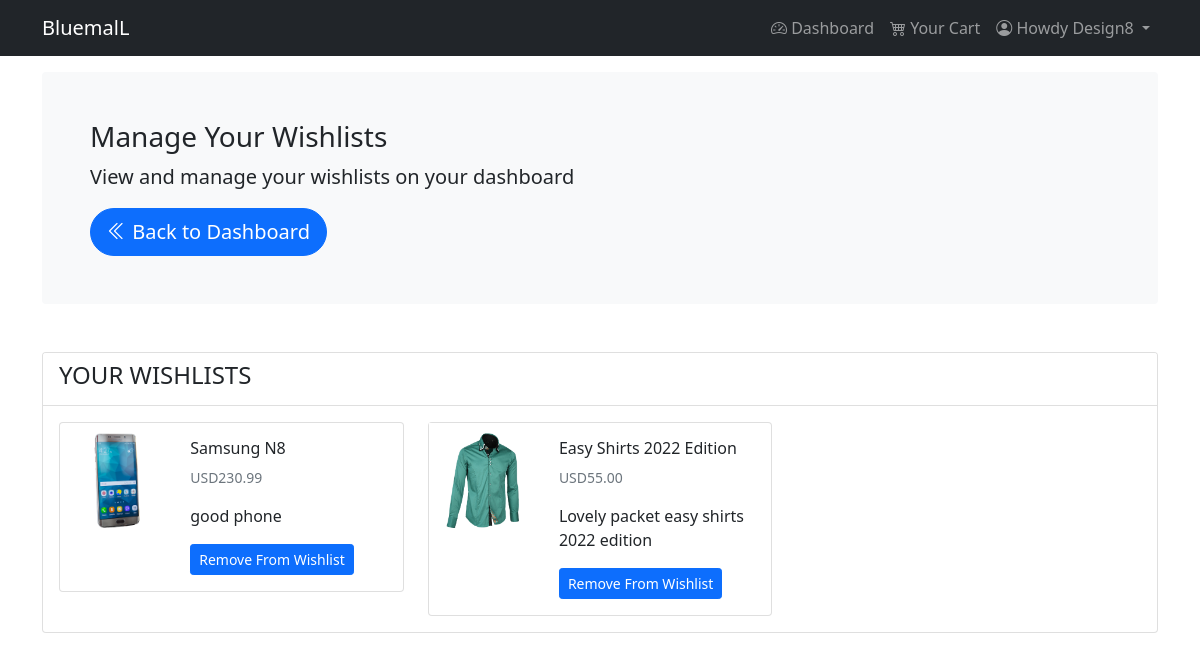
The app's page /account/wishlist/ (signed in) with its own data.
### account/models.py (models this page shows, shortened)
class Customer(AbstractBaseUser, PermissionsMixin):
    name            = models.CharField(max_length=150)
    email           = models.EmailField(_('email address'), unique=True)
    mobile          = models.CharField(max_length=20, blank=True)
    is_active       = models.BooleanField(default=False)
    is_staff        = models.BooleanField(default=False)
    created_at      = models.DateTimeField(auto_now_add=True)
    updated_at      = models.DateTimeField(auto_now=True)
    objects = CustomAccountManager()
    USERNAME_FIELD  = 'email'
    REQUIRED_FIELDS = ['name']
    class Meta:
        verbose_name = 'Accounts'
        verbose_name_plural = 'Accounts'
        unique_together = ('email', 'name')

### store/models.py (models this page shows, shortened)
class ProductImage(models.Model):
    product = models.ForeignKey(Product, on_delete=models.CASCADE, related_name='product_image')
    image   = models.ImageField(verbose_name=_('image'),
                                help_text=_('Upload a product image'),
                                upload_to='images/products/',
                                default='images/default.png',
                                )
    alt_text   = models.CharField(verbose_name=_('alternative text'),
                                help_text=_('please add alternative text'),
                                max_length=255,
                                )
    is_feature = models.BooleanField(default=False)
    created_at    = models.DateTimeField(auto_now_add=True, editable=False)
    updated_at    = models.DateTimeField(auto_now=True, editable=False)
    class Meta:
        verbose_name = _('Product Image')
        verbose_name_plural = _('Product Images')

class Product(models.Model):
    category     = models.ForeignKey(Category,
                                    related_name='product_category',
                                    on_delete=models.RESTRICT
                                    )
    product_type = models.ForeignKey(ProductType,
                                    on_delete=models.RESTRICT
                                    )
    author       = models.ForeignKey(Person,
                                     related_name='product_creator',
                                     on_delete=models.CASCADE
                                    )
    title       = models.CharField(verbose_name=_('title'),
                                   help_text=_('Required'),
                                   max_length=255,
                                   unique=True
                                   )
    slug        = models.SlugField(verbose_name=_('product safe url'),
                                   max_length=255,
                                   allow_unicode=True,
                                   unique=True
                                   )
    price       = models.DecimalField(
                                    verbose_name=_('regular price'),
                                    help_text=_('Maximum 999.99'),
                                    error_messages={
                                        "name": {
                                            "max_digits": _("The price must be between 0 and 999.99"),
                                        }
                                    },
                                    max_digits=5,
                                    decimal_places=2
                                    )
    discount_price = models.DecimalField(
                                        verbose_name=_('discount price'),
                                        help_text=_('Maximum 999.99'),
                                        error_messages={
                                            "name": {
                                                "max_digits": _("The price must be between 0 and 999.99"),
                                            }
                                        },
                                        max_digits=5,
                                        decimal_places=2
                                    )
    description = models.TextField(verbose_name=_('description'),
                                   help_text=_('Not Required'),
                                   blank=True
                                   )
    is_active   = models.BooleanField(verbose_name=_('in stock'),
                                      help_text=_('change if product is out of stock'),
                                      default=True
                                      )
    created     = models.DateTimeField(verbose_name=_('created at'), auto_now_add=True)
    updated     = models.DateTimeField(verbose_name=_('updated at'), auto_now=True)
    users_wishlist = models.ManyToManyField(Person,
                                            related_name='user_wishlist',
                                            blank=True
                                            )
    class Meta:
        verbose_name        = _('Product')
        verbose_name_plural = _('Products')
        ordering = ['-created']

### account/views.py (the view)
# urls.py: path('wishlist/', views.user_wishlist, name='wishlists'),
@login_required
def user_wishlist(request):
    products = Product.objects.filter(users_wishlist=request.user)
    context = {'wishlists': products}
    return render(request, 'account/user/wishlist.html', context)

### cart/context_processors.py (called while the page is built)
def cart(request):
    return {
        'cart': Cart(request),
    }

### store/context_processors.py (called while the page is built)
def categories(request):
    categories = Category.objects.filter(is_active=True)
    return {
        'categories': categories,
    }

### templates/account/user/wishlist.html (shortened to what this page needs)
{% extends 'account/user/base.html' %}
{% block pre-content %}
    <h1 class="h3">Manage Your Wishlists</h1>
    <p class="lead"> View and manage your wishlists on your dashboard </p>
    <a class="btn btn-lg btn-primary rounded-5" href="{% url 'account:dashboard' %}" role="button">
        <span class="bi bi-chevron-double-left"></span> Back to Dashboard
    </a>
{% endblock pre-content %}
{% block content %}
<div class="col-12">
    <div class="card">
        <div class="card-header bg-white">
            <h4 class="card-title text-uppercase"> Your Wishlists </h4>
        </div>
        <div class="card-body">
        {% if wishlists.count > 0 %}
        <div class="row">
            {% for wishlist in wishlists %}
            <div class="col-md-4 mb-4 mb-md-0">
                <div class="card">
                    <div class="row g-0">
                        <figure class="col-md-4">
                            {% for image in wishlist.product_image.all  %}
                            {% if image.is_feature %}
                            <img src="{{ image.image.url }}" alt="{{ image.alt_text }}" class="img-fluid d-block">
                            {% endif %}
                            {% endfor %}
                        </figure>
                        <div class="col-md-8">
                            <div class="card-body">
                                <h6 class="card-title">{{ wishlist.title }}</h6>
                                <p class="card-text small text-muted">USD{{ wishlist.discount_price }}</p>
                                <p class="card-text">{{ wishlist.description }}</p>
                                <a href="{% url 'account:add_to_wishlist' wishlist.id %}" class="btn btn-sm btn-primary">Remove From Wishlist</a>
                            </div>
                        </div>
                    </div>
                </div>
            </div>
            {% endfor %}
        </div>
        {% else %}
            <div class="alert alert-info">
                No product has been added to your wishlist.
            </div>
        {% endif %}
        </div>
    </div>
</div>
{% endblock content %}

### templates/account/user/base.html (shortened to what this page needs)
{% load static %}<!doctype html>
<html lang="en">
  <head>
    <link href="{% static 'bootstrap/css/bootstrap.min.css' %}" rel="stylesheet">
    <link href="{% static 'bootstrap/css/bootstrap-icons.css' %}" rel="stylesheet" type="text/css">
    <link href="{% static 'css/dashboard/dashboard.css' %}" rel="stylesheet" type="text/css">
  </head>
  <body>
    <header>
        <nav class="navbar navbar-expand-sm navbar-dark bg-dark static-bottom ">
            <div class="container">
                <a class="navbar-brand" href="{% url 'store:home' %}">BluemalL</a>
                <div class="collapse navbar-collapse" id="navbarCollapse">
                    <ul class="navbar-nav ms-auto">
                        <li class="nav-item">
                            <a class="nav-link" href="{% url 'account:dashboard' %}">
                                <span class="bi bi-speedometer2"></span> Dashboard
                            </a>
                        </li>
                        <li class="nav-item">
                            <a class="nav-link" href="{% url 'cart:cart' %}">
                                <span class="bi bi-cart4"></span> Your Cart
                            </a>
                        </li>
                        <li class="nav-item dropdown">
                            <a class="nav-link dropdown-toggle" href="#" id="navbarDropdown" role="button" data-bs-toggle="dropdown" aria-expanded="false">
                              {% if request.user.is_authenticated %}
                              <span class="bi bi-person-circle"></span> Howdy {{ user.name }}{% endif %}
                            </a>
                          </li>
                    </ul>
                </div>
            </div>
        </nav>
        <main class="container">
            <div class="bg-light p-5 rounded mt-3">
                {% block pre-content %}{% endblock pre-content %}
            </div>
        </main>
    </header>
    <section class="py-5">
        <div class="container">
            <div class="row">
                {% block content %}{% endblock content %}
            </div>
        </div>
    </section>
    </body>
</html>

### static/css/dashboard/dashboard.css (style rules this page uses)
.rounded-5 { border-radius: 2rem; -webkit-border-radius: 2rem; -moz-border-radius: 2rem; -ms-border-radius: 2rem; -o-border-radius: 2rem; }
a { text-decoration: none; }

### records on screen
Customer: name "Design8"
Product: title "Samsung N8", discount_price "230.99", description "good phone"
ProductImage: image (picture)
Product: title "Easy Shirts 2022 Edition", discount_price "55.00", description "Lovely packet easy shirts 2022 edition"
ProductImage: image (picture)
